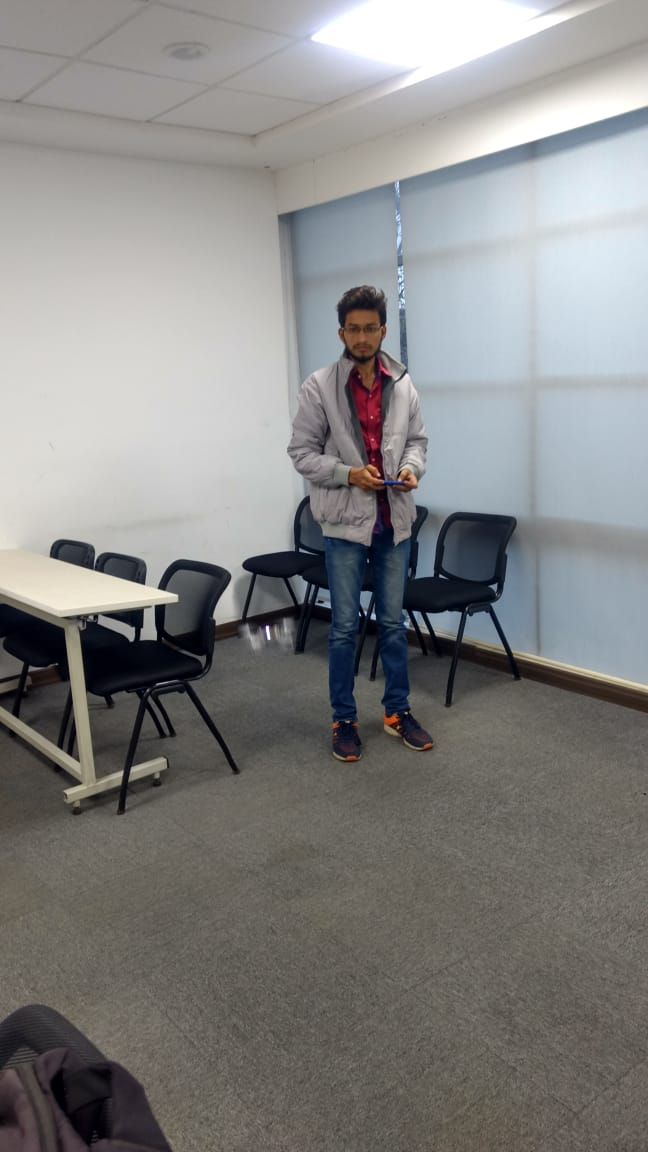
#> input picture IMG-20190913-WA0008.jpg, 648 x 1152 px, given in place of the camera
$ python video.py   (older library calls are emulated)
#> lines starting #> are read from the running program, lines starting #| are printed output that depends on the picture; after the words box and inside, x2 and y2 are one past the last pixel; in counts of white or black regions, pixels touching at a corner belong together
import cv2
import numpy as np
#dummy function
def nothing(x):
    pass

#get webcam context

cap=cv2.VideoCapture(0)
cv2.namedWindow("Trackbar")
#creation TrackBars for RunTime Pixle value access
cv2.createTrackbar("LH",'Trackbar',0,180,nothing)
cv2.createTrackbar("LS",'Trackbar',68,255,nothing)
cv2.createTrackbar("LV",'Trackbar',154,255,nothing)
cv2.createTrackbar("UH",'Trackbar',180,180,nothing)
cv2.createTrackbar("US",'Trackbar',255,255,nothing)
cv2.createTrackbar("UV",'Trackbar',243,180,nothing)

#infinite while loop for object detection
while True:
    #reading video frame-by-frame
    _,frame=cap.read()
#> frame is the input picture: shape (1152, 648, 3); mean B, G, R 132.1, 132.9, 133.4
    #converting frame BGR to HSV
    hsv=cv2.cvtColor(frame,cv2.COLOR_BGR2HSV)
#> hsv: shape (1152, 648, 3); mean H, S, V 51.2, 31.3, 138.7
    #get tracbarPositions
    l_h=cv2.getTrackbarPos("LH",'Trackbar')
    l_s=cv2.getTrackbarPos("LS",'Trackbar')
    l_v=cv2.getTrackbarPos("LV",'Trackbar')

    u_h=cv2.getTrackbarPos("UH",'Trackbar')
    u_s=cv2.getTrackbarPos("US",'Trackbar')
    u_v=cv2.getTrackbarPos("UV",'Trackbar')
     #create upper and lower bound for masking purpose by
     #using numpy array
    l_b=np.array([l_h,l_s,l_v])
    u_b=np.array([u_h,u_s,u_v])
     #masking the image
    mask=cv2.inRange(frame,l_b,u_b)
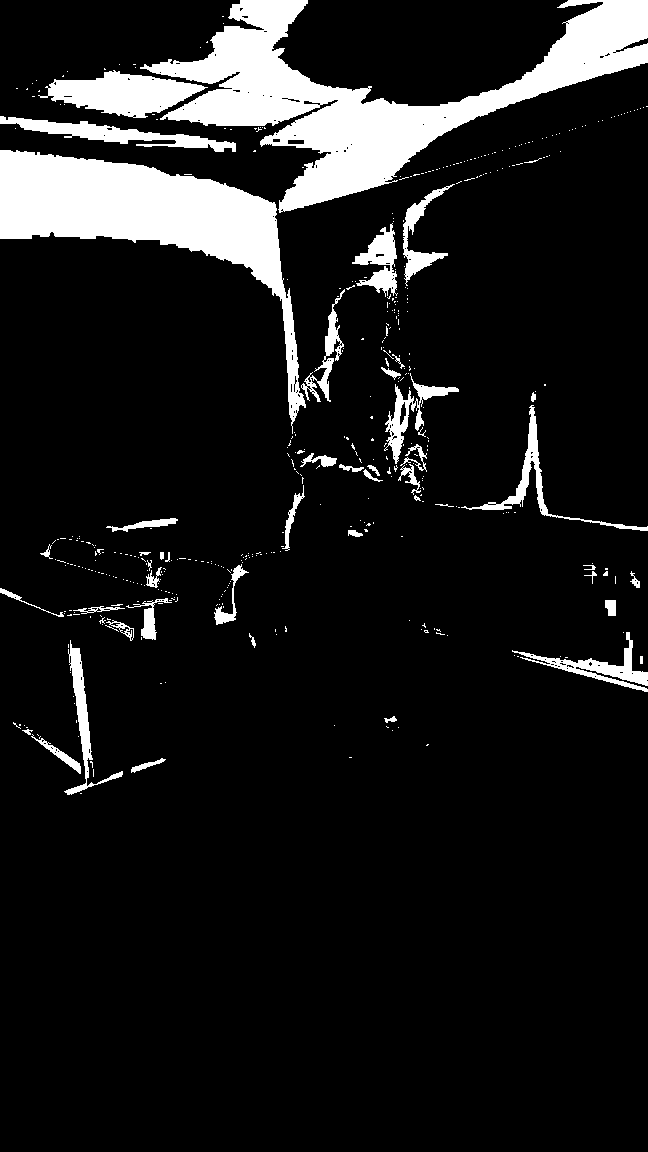
#> mask: shape (1152, 648); 10.6% white; 453 white regions (405 under 20 px), largest, box (x1, y1, x2, y2) and area: (140, 0, 648, 213) 32968, (0, 150, 306, 434) 23261, (38, 70, 208, 118) 4474
    #numpy method to crete black square
    kernal=np.ones((5,5),np.uint8)
    mask=cv2.erode(mask,kernal)
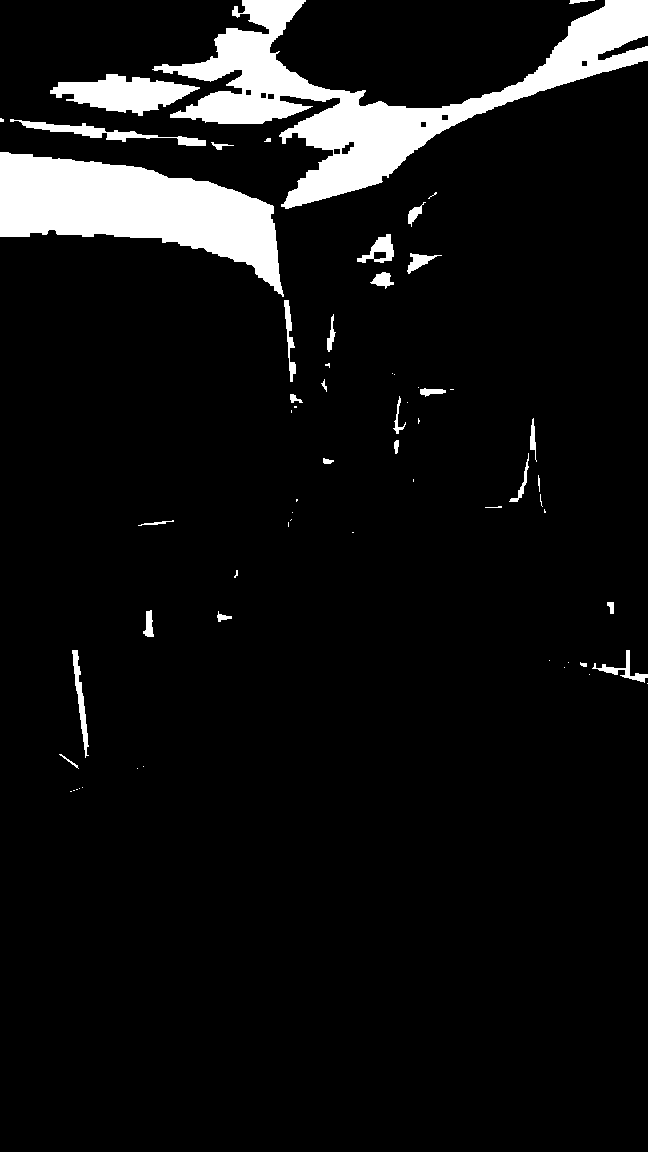
#> mask: shape (1152, 648); 7.5% white; 63 white regions (32 under 20 px), largest, box (x1, y1, x2, y2) and area: (152, 0, 648, 209) 26989, (0, 152, 284, 297) 20241, (50, 74, 200, 116) 3429

    # [22 lines of commented-out code are left out]
    if cv2.waitKey(1) & 0xFF==ord('q'):
#> (key q is pressed here)
        break
    #showing the videos
    cv2.imshow("video",frame)
    cv2.imshow("HSV",hsv)
    cv2.imshow("Mask",mask)

#Releasing the Resources
cap.release()
cv2.destroyAllWindows()
